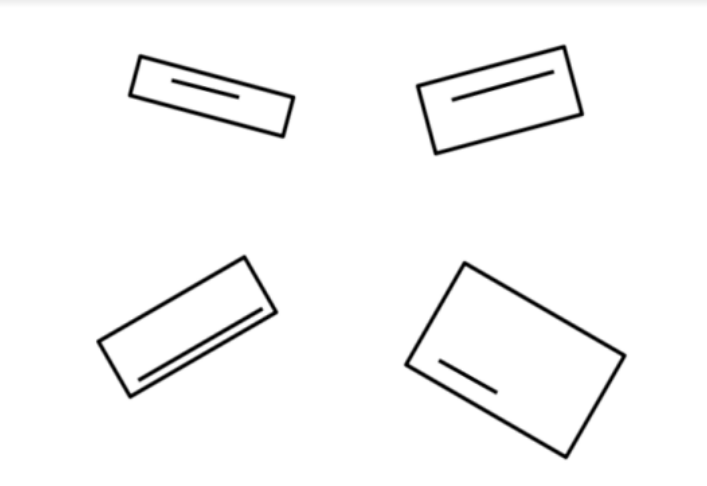
#> input picture image.png, 707 x 486 px
$ python image_cloning.py
#> lines starting #> are read from the running program, lines starting #| are printed output that depends on the picture; after the words box and inside, x2 and y2 are one past the last pixel; in counts of white or black regions, pixels touching at a corner belong together
import cv2
import numpy as np
from scipy import ndimage
image = cv2.imread("image.png")
#> image is the input picture: shape (486, 707, 3); min 0, max 255, mean 248.1

gray_image = cv2.cvtColor(image, cv2.COLOR_BGR2GRAY)
ret, thresh = cv2.threshold(gray_image, 50, 255, cv2.THRESH_BINARY)
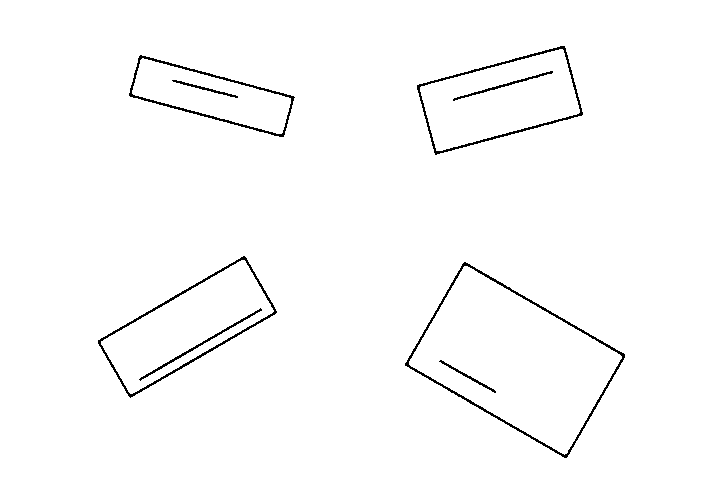
#> thresh: shape (486, 707); 98.4% white; black in thin lines or dots, all inside (x1, y1, x2, y2) = (98, 46, 625, 458)
result = np.zeros(gray_image.shape)

contours, _ = cv2.findContours(thresh, cv2.RETR_TREE, cv2.CHAIN_APPROX_NONE)
#> contours = 13 contours; largest, box (x1, y1, x2, y2) and area: (0, 0, 707, 486) 342410, (404, 261, 626, 459) 22668, (409, 266, 622, 455) 20722, (97, 255, 278, 399) 11494, (416, 45, 584, 156) 11316

areas = [cv2.contourArea(contour) for contour in contours]
#> areas = [342410, 22667.5, 20721.5, 214.5, 11494.5, 10000.5, 461.5, 7081.5, 5765.5, 227.5, 11316.5, 9862.5, 348]
contour_areas = sorted(zip(areas, contours), reverse = True)
#> contour_areas = 13 items
print("The sorted areas of the contours are {} ".format(sorted(areas, reverse = True)))
#| The sorted areas of the contours are [342410.0, 22667.5, 20721.5, 11494.5, 11316.5, 10000.5, 9862.5, 7081.5, 5765.5, 461.5, 348.0, 227.5, 214.5]

#Last 4 ares are the areas for the line while the last area is the area of the outermost countour.
#For each rectangle the innermost and outermost contours are computed. So we will use only the outer contour.

rectangle_areas = contour_areas[1:9]
#> rectangle_areas = 8 items
line_areas = contour_areas[-4:]
#> line_areas = 4 items

_, outer_rect_contours = zip(*rectangle_areas)
#> outer_rect_contours = 8 contours; box (x1, y1, x2, y2) and area: (404, 261, 626, 459) 22668, (409, 266, 622, 455) 20722, (97, 255, 278, 399) 11494, (416, 45, 584, 156) 11316, (101, 260, 274, 394) 10000, (420, 49, 580, 151) 9862, (128, 54, 296, 138) 7082, (132, 58, 291, 134) 5766
_, inner_line_contours = zip(*line_areas)
#> inner_line_contours = 4 contours; box (x1, y1, x2, y2) and area: (138, 307, 263, 382) 462, (452, 70, 554, 102) 348, (171, 79, 239, 99) 228, (438, 359, 497, 394) 214

def copy_image(contours):
    angles = []
    contour_shape = np.zeros(gray_image.shape)
    for i, contour in enumerate(contours):
        min_rect = cv2.minAreaRect(contour)
#> min_rect = ((514.9, 359.6), (121.7, 189), -60.04)
        angle = int(min_rect[-1])
#> angle = -60
        epsilon = 1
        if angle not in angles and angle + epsilon not in angles and angle - epsilon not in angles:
            angles.append(angle)
            box = cv2.boxPoints(min_rect) #gives the 4 coordinates starting from the bottom left in a clockwise direction
#> box = [[566.3, 459.5], [402.6, 365.2], [463.4, 259.7], [627.1, 354.1]]
            box = np.int0(box)
#> box = [[566, 459], [402, 365], [463, 259], [627, 354]]
            temp = np.zeros(gray_image.shape)
            cv2.drawContours(temp, contour, -1, (255,255,255), 1)
#> temp: shape (486, 707) float64; 0.15% white in thin lines or dots, all inside (x1, y1, x2, y2) = (404, 261, 626, 459)
            temp = ndimage.rotate(temp, angle)
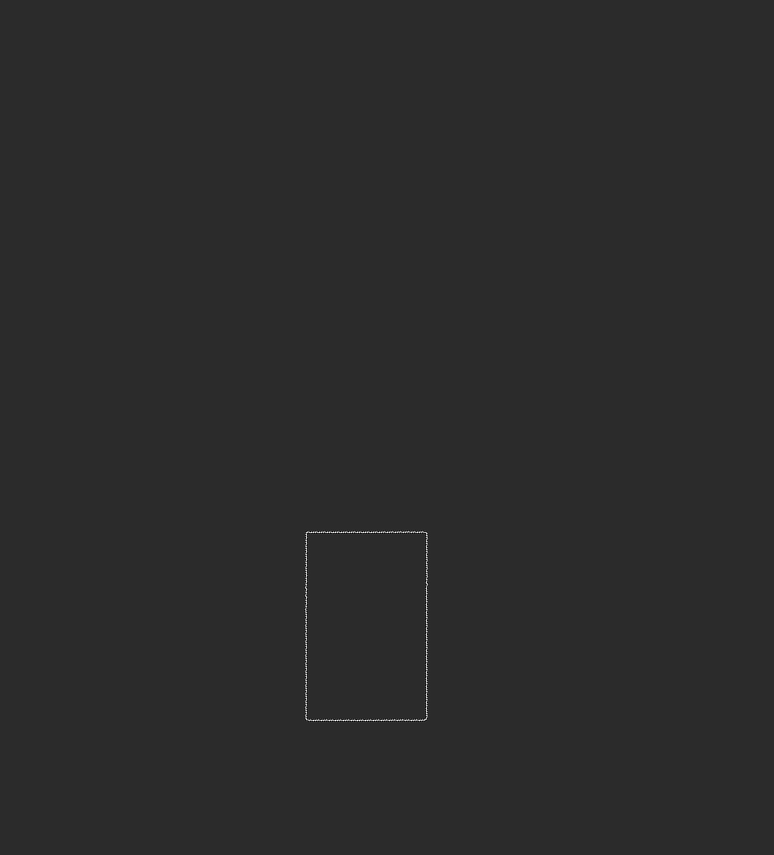
#> temp: shape (855, 774) float64; min -63.24, max 305.7, mean 0.2; drawn with min black and max white

            cv2.imwrite("temp.png", temp)
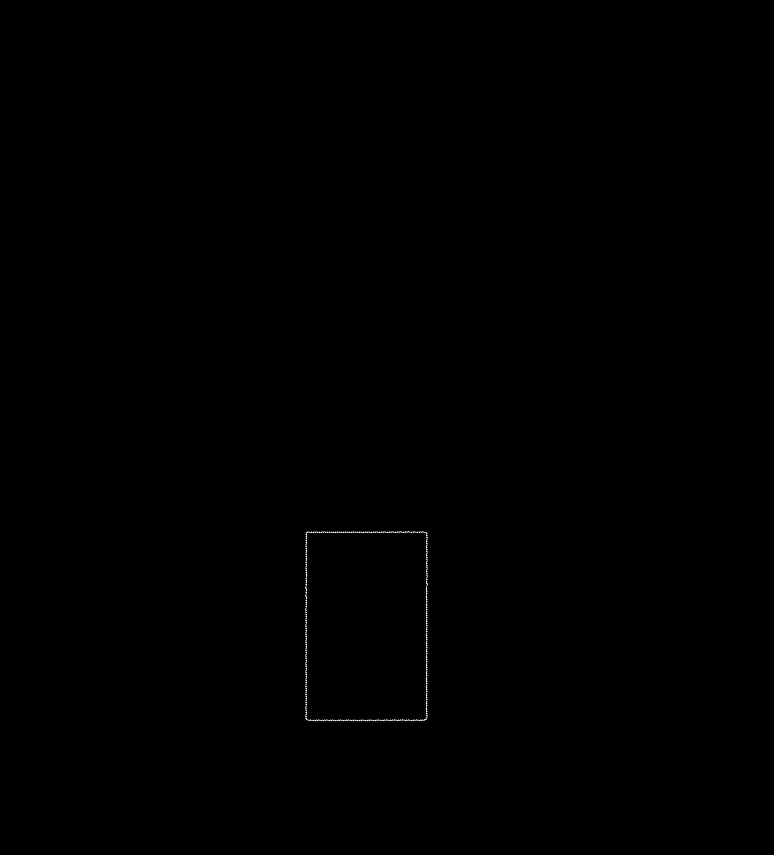
#> saved as temp.png: shape (855, 774); min 0, max 255, mean 0.2
            temp1 = cv2.imread("temp.png", cv2.IMREAD_GRAYSCALE)
            temp2 = cv2.resize(temp1, (gray_image.shape[1], gray_image.shape[0]))

            contour_shape = contour_shape + temp2
    return contour_shape

shape = copy_image(outer_rect_contours)
result = result + shape
shape = copy_image(inner_line_contours)
#> in copy_image (call 2), `min_rect = cv2.minAreaRect(contour)`: min_rect = ((200, 344), (142.4, 4.24), -30.07)
#> in copy_image (call 2), `box = cv2.boxPoints(min_rect)`: box = [[139.4, 381.5], [137.3, 377.8], [260.5, 306.5], [262.7, 310.1]]
#> in copy_image (call 2), `box = np.int0(box)`: box = [[139, 381], [137, 377], [260, 306], [262, 310]]
#> in copy_image (call 2), `cv2.drawContours(temp, contour, -1, (255,255,255), 1)`:
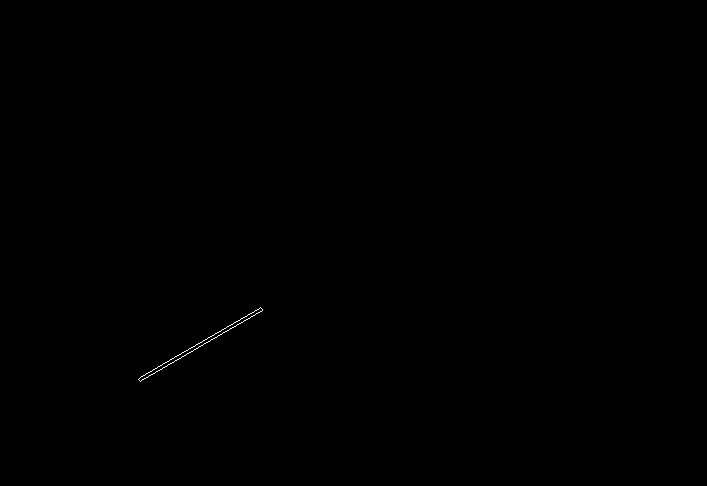
#> temp: shape (486, 707) float64; 0.07% white in thin lines or dots, all inside (x1, y1, x2, y2) = (138, 307, 263, 382)
#> in copy_image (call 2), `temp = ndimage.rotate(temp, angle)`:
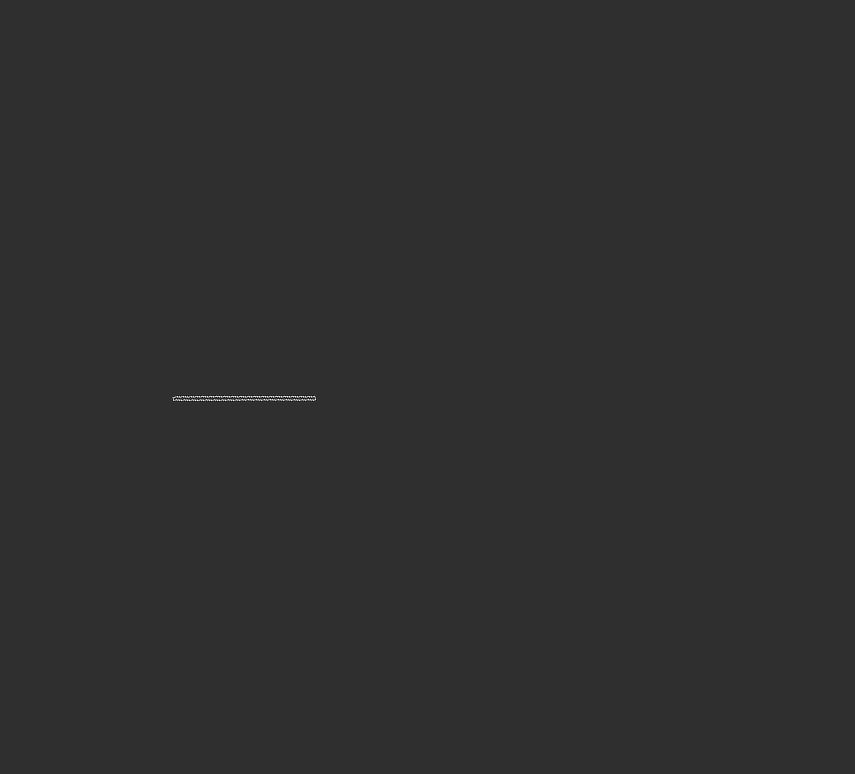
#> temp: shape (774, 855) float64; min -65.47, max 283.8, mean 0.1; drawn with min black and max white
#> in copy_image (call 2), `cv2.imwrite("temp.png", temp)`:
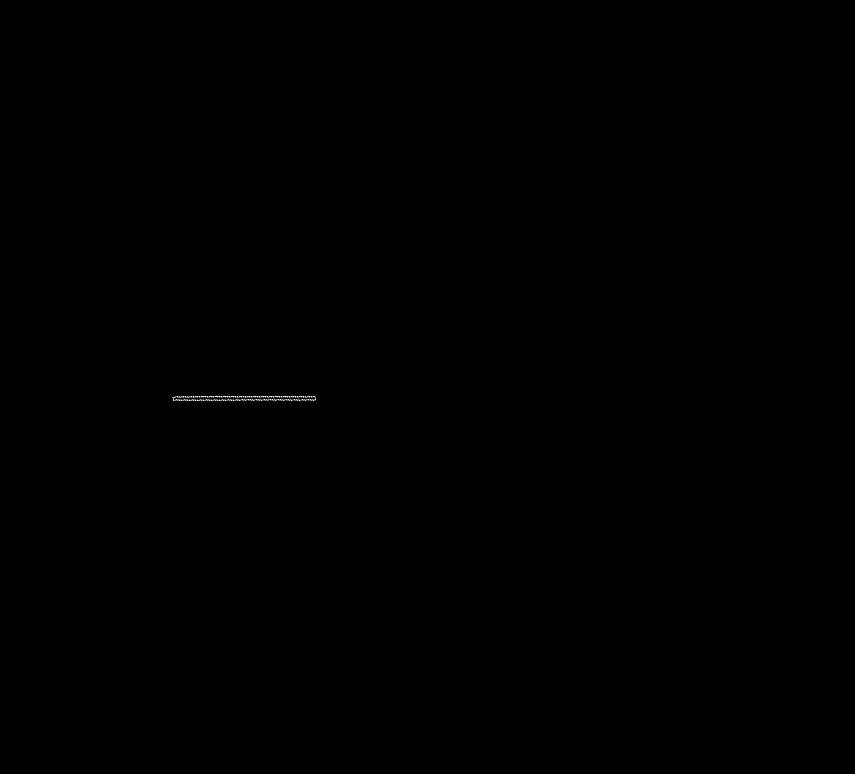
#> saved as temp.png: shape (774, 855); min 0, max 255, mean 0.1
result = result + shape

cv2.imshow("result", result)
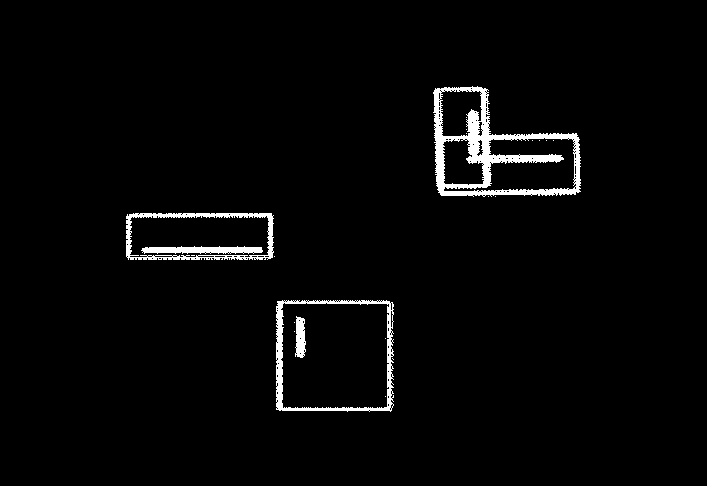
#> window 'result': shape (486, 707); 2.7% white; 21 white regions (16 under 20 px), largest, box (x1, y1, x2, y2) and area: (433, 86, 581, 197) 4628, (276, 300, 394, 412) 1916, (126, 213, 274, 260) 1489, (141, 246, 263, 254) 732, (295, 316, 306, 358) 348
cv2.waitKey(0)
cv2.destroyAllWindows()
